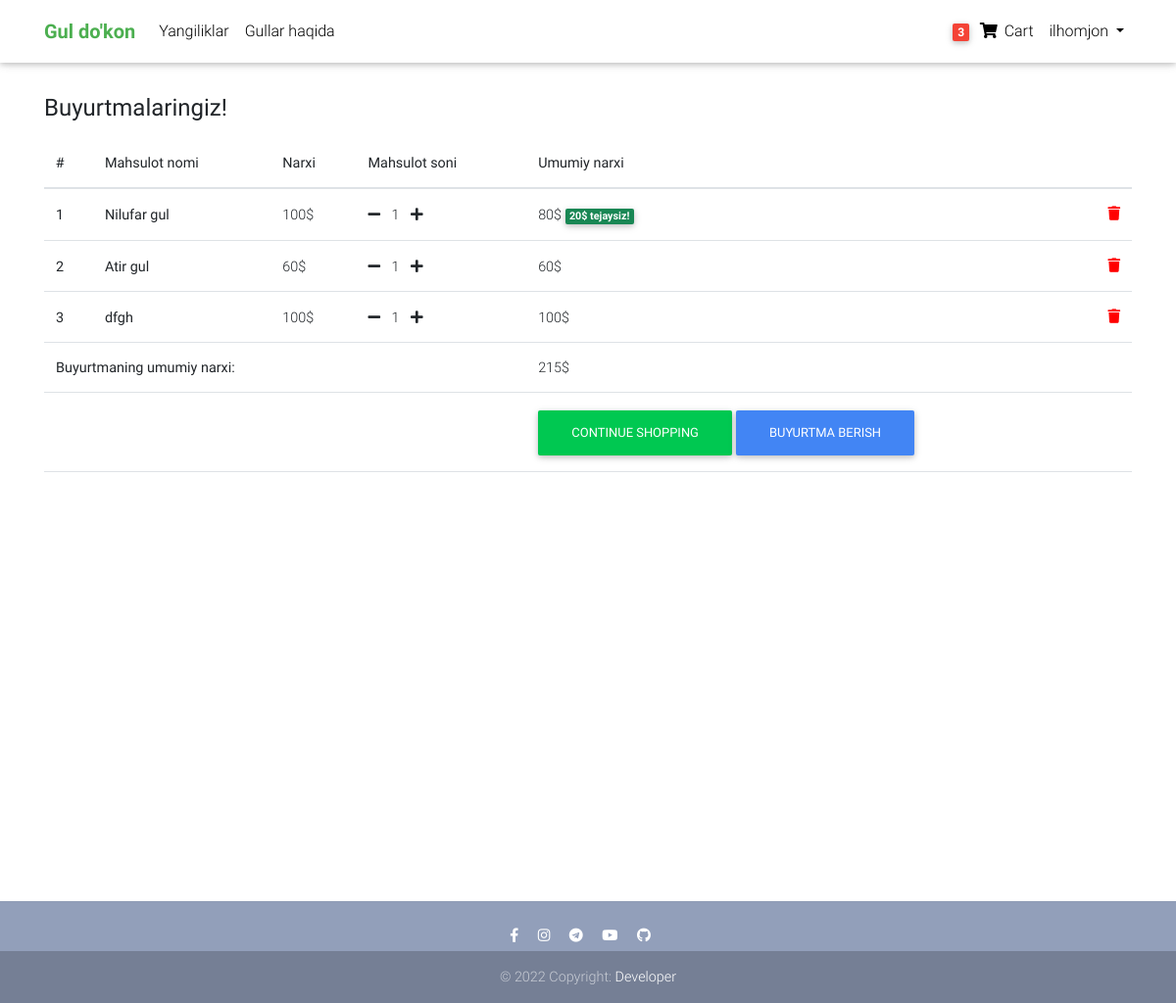
Page /order-summary (signed in) on the earlier database version.
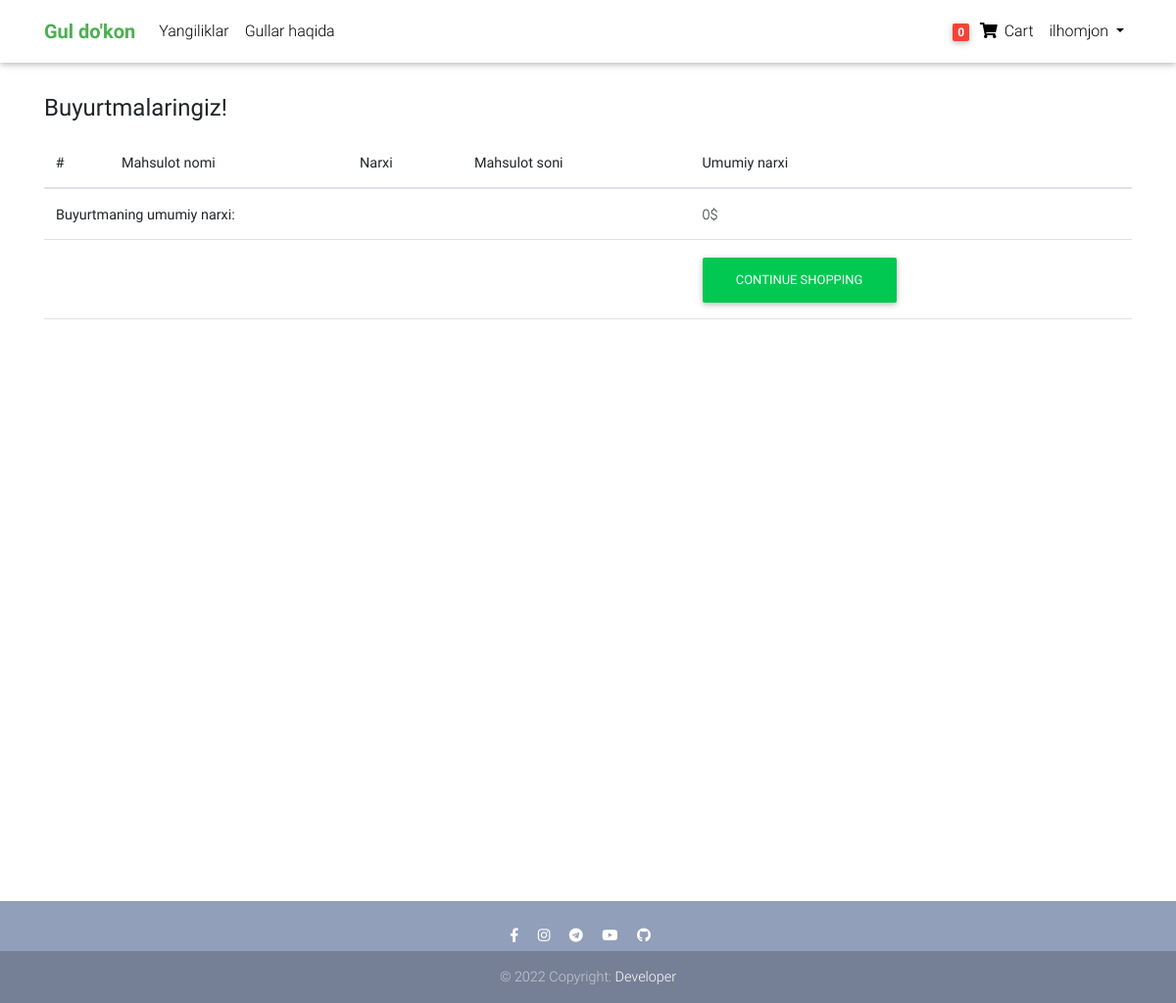
Same page on the later database version.
### accounts/models.py (models this page shows)
class CustomUser(AbstractUser):
    age = models.PositiveIntegerField(null=True, blank=True)

### flowers/models.py (models this page shows, shortened)
class Order(models.Model):
    user = models.ForeignKey(settings.AUTH_USER_MODEL, on_delete=models.CASCADE)
    products = models.ManyToManyField(OrderProduct)
    start_date = models.DateTimeField(auto_now_add=True)
    ordered_date = models.DateTimeField()
    ordered = models.BooleanField(default=False)
    order_completed = models.BooleanField(default=False)
    order_completed_date = models.DateTimeField(null=True, blank=True)
    billingAddress = models.ForeignKey('BillingAddress', on_delete=models.SET_NULL, blank=True, null=True)
    payment = models.ForeignKey('Payment', on_delete=models.SET_NULL, blank=True, null=True)
    promo_code_text = models.CharField(max_length=20, blank=True, null=True)
    promocode = models.ForeignKey('PromoCode', on_delete=models.SET_NULL, blank=True, null=True)
    def get_total(self):
        total = 0
        for order_product in self.products.all():
            total += order_product.get_final_price()
        promo_code = self.promocode
        if promo_code:
            if promo_code.discount_cash:
                total -= promo_code.discount_cash
            elif promo_code.discount_interest:
                total *= (100-promo_code.discount_interest) / 100
        return total

class OrderProduct(models.Model):
    user = models.ForeignKey(settings.AUTH_USER_MODEL, on_delete=models.CASCADE)
    ordered = models.BooleanField(default=False)
    product = models.ForeignKey(Product, on_delete=models.CASCADE)
    quantity = models.IntegerField(default=1)
    def get_total_product_price(self):
        return self.quantity * self.product.price
    def get_total_product_discount_price(self):
        return self.quantity * self.product.discount_price
    def get_amount_saved(self):
        return self.get_total_product_price() - self.get_total_product_discount_price()
    def get_final_price(self):
        if self.product.discount_price:
            return self.get_total_product_discount_price()
        return self.get_total_product_price()

class Product(models.Model):
    name = models.CharField(max_length=50)
    description = RichTextField()
    date = models.DateTimeField(auto_now_add=True)
    image = models.ImageField(upload_to='images/')
    price = models.IntegerField()
    discount_price = models.IntegerField(null=True, blank=True)
    category = models.ForeignKey(Category, on_delete=models.CASCADE)
    label = models.CharField(choices=LABEL_CHOICES, max_length=10, null=True, blank=True)
    class Meta:
        verbose_name_plural = "Products"

class PromoCode(models.Model):
    promocode = models.CharField(max_length=20)
    min_price = models.IntegerField(blank=True, null=True)
    discount_cash = models.IntegerField(null=True, blank=True)
    discount_interest = models.IntegerField(null=True, blank=True)

### flowers/views.py (the view)
# urls.py: path('order-summary', OrderSummaryView.as_view(), name='order-summary'),
class OrderSummaryView(LoginRequiredMixin, View):
    def get(self, *args, **kwargs):
        try:
            order = Order.objects.get(user=self.request.user, ordered=False)
            return render(self.request, 'order_summary.html', context={
                'object': order,
            })
        except ObjectDoesNotExist:
            messages.error(self.request, "Savatingiz bo'sh, mahsulot tanlab uni qo'shing!", extra_tags='danger')
            return HttpResponseRedirect(self.request.META.get('HTTP_REFERER'))

### flowers/templatetags/card_template_tags.py (called while the page is built)
@register.filter()
def card_flower_count(user):
    if user.is_authenticated:
        qs = Order.objects.filter(user=user, ordered=False)
        if qs.exists():
            return qs.last().products.count()
    return 0

### template/order_summary.html (shortened to what this page needs)
{% extends 'base.html' %}
{% block content %}
<div class="mt-5 pt-5">
  </div>
<main>
    <div class="container">
  <h4><b>Buyurtmalaringiz!</b></h4>
<table class="table table-hover mt-3 mb-5">
    <thead>
    <tr>
      <th scope="col">#</th>
      <th scope="col">Mahsulot nomi</th>
      <th scope="col">Narxi</th>
      <th scope="col">Mahsulot soni</th>
      <th scope="col">Umumiy narxi</th>
    </tr>
  </thead>
  <tbody class="table-group-divider">
  {% for order_product in object.products.all %}
    <tr>
      <th scope="row">{{ forloop.counter }}</th>
      <th><a class="text-link active" href="{% url 'product' order_product.product.id %} ">{{ order_product.product.name }}</a></th>
      {% if order_product.product.discount_price %}
        <td>{{ order_product.product.price }}$</td>
        <td>
          <a href="{% url 'remove-flower-from-card' order_product.product.id %}"><i class="fas fa-minus mr-2"></i> </a>
          {{ order_product.quantity }}
          <a href="{% url 'add-to-card' order_product.product.id %}"><i class="fas fa-plus ml-2"></i></a>
        </td>
        <td>{{ order_product.get_final_price }}$
          <span class="badge text-bg-success">{{ order_product.get_amount_saved }}$ tejaysiz!</span>
          <a style="color:red;" href="{% url 'remove-from-card' order_product.product.id %}">
            <i class="fas fa-trash float-right"></i>
          </a>
        </td>
      {% else %}
        <td>{{ order_product.product.price }}$</td>
        <td>
          <a href="{% url 'remove-flower-from-card' order_product.product.id %}"><i class="fas fa-minus mr-2"></i> </a>
          {{ order_product.quantity }}
          <a href="{% url 'add-to-card' order_product.product.id %}"><i class="fas fa-plus ml-2"></i></a>
        </td>
        <td>{{ order_product.get_final_price }}$
          <a style="color:red;" href="{% url 'remove-from-card' order_product.product.id %}">
            <i class="fas fa-trash float-right"></i>
          </a>
        </td>
      {% endif %}
    </tr>
  {% endfor %}
  <tr>
    <td colspan="4"><b>Buyurtmaning umumiy narxi: </b></td>
    <td>{{ object.get_total }}$</td>
  </tr>
  <tr>
    <td colspan="4"></td>
    <td><a class="btn btn-success" href="/category/0/page/1/">continue shopping</a>
      {% if object.products.all %}
        <a class="btn btn-primary" href="{% url 'checkout' %}">Buyurtma berish</a> </td>
      {% endif %}
  </tr>
  </tbody>
</table>
    </div>
</main>
{% endblock content %}

### template/base.html (shortened to what this page needs)
{% load static %}
{% load card_template_tags %}
<!doctype html>
<html lang="uz">
<head>
  <link href="https://cdn.jsdelivr.net/npm/bootstrap@5.2.3/dist/css/bootstrap.min.css" rel="stylesheet">
  <link href="https://getbootstrap.com/docs/5.2/assets/css/docs.css" rel="stylesheet">
  <link rel="stylesheet" href="https://use.fontawesome.com/releases/v5.11.2/css/all.css">
  <link href="/static/css/bootstrap.min.css" rel="stylesheet">
  <link href="/static/css/mdb.min.css" rel="stylesheet">
  <link href="/static/css/style.min.css" rel="stylesheet">
</head>
<body>
  <nav class="navbar fixed-top navbar-expand-lg navbar-light white scrolling-navbar">
    <div class="container">
      <a class="navbar-brand waves-effect" href="/category/0/page/1/">
        <strong class="green-text"><b>Gul do'kon</b></strong>
      </a>
      <div class="collapse navbar-collapse" id="navbarSupportedContent">
        <ul class="navbar-nav mr-auto">
          <li class="nav-item">
            <a class="nav-link waves-effect" href="">Yangiliklar</a>
          </li>
          <li class="nav-item">
            <a class="nav-link waves-effect" href="">Gullar haqida</a>
          </li>
        </ul>
        <ul class="navbar-nav nav-flex-icons">
          {% if user.is_authenticated %}
          <li class="nav-item">
            <a href="{% url 'order-summary' %}" class="nav-link waves-effect">
              <span class="badge red z-depth-1 mr-1"> {{ user|card_flower_count }} </span>
              <i class="fas fa-shopping-cart"></i>
              <span class="clearfix d-none d-sm-inline-block"> Cart </span>
            </a>
          </li>
           <li class="nav-item dropdown">
              <a class="nav-link dropdown-toggle" href="#" role="button" data-bs-toggle="dropdown" aria-expanded="false">
                {{ user.username }}
              </a>
            </li>
          {% else %}
          <div class="button small">
            <a href="{% url 'login' %}" class="btn btn-outline-dark" type="submit" style="height:40; width:120;">login</a></div>
          {% endif %}
        </ul>
      </div>
    </div>
  </nav>
    <main>
        {% block content %}
        {% endblock content %}
    </main>
  <footer class="page-footer text-center font-small mt-4 wow fadeIn">
    <hr class="my-4">
    <div class="pb-1">
      <a href="https://www.facebook.com/profile.php?id=100075273840350&mibextid=ZbWKwL" target="_blank">
        <i class="fab fa-facebook-f mr-3"></i>
      </a>
      <a href="https://www.instagram.com/rahimov_ilhomjon01/" target="_blank">
        <i class="fab fa-instagram mr-3"></i>
      </a>
      <a href="http://t.me/Rahimov_Ilhomjon" target="_blank">
        <i class="fab fa-telegram mr-3"></i>
      </a>
      <a href="https://www.youtube.com/@realpythonacademy3211" target="_blank">
        <i class="fab fa-youtube mr-3"></i>
      </a>
      <a href="https://github.com/RahimovIlhom" target="_blank">
        <i class="fab fa-github mr-3"></i>
      </a>
    </div>
    <div class="footer-copyright py-3">
      © 2022 Copyright:
      <a href="" target="_blank"> Developer </a>
    </div>
  </footer>
  </body>
</html>

Differences in the rows shown:
removed OrderProduct: product.name "Nilufar gul", product.price "100", quantity "1", get_final_price "80", get_amount_saved "20"
removed OrderProduct: product.name "Atir gul", product.price "60", quantity "1", get_final_price "60"
removed OrderProduct: product.name "dfgh", product.price "100", quantity "1", get_final_price "100"
changed CustomUser "ilhomjon": id "3" → "0"
changed Order: get_total "215" → "0"
Other differences:
text no longer shown: "BUYURTMA BERISH"
